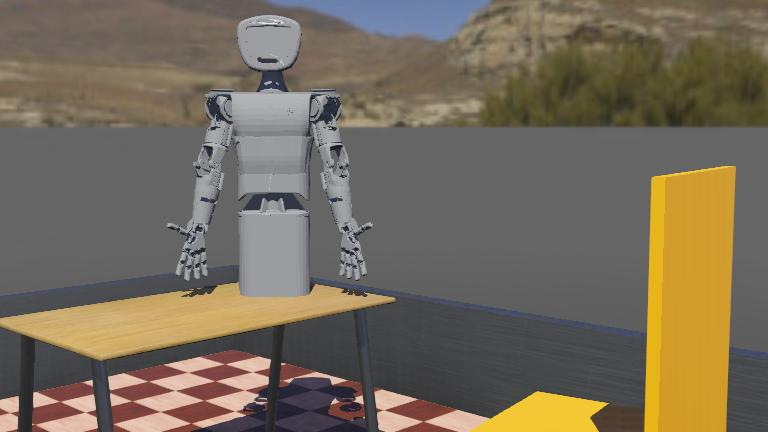
#> input picture pibsim_webots/worlds/.PibSim.jpg, 768 x 432 px
$ python optimize_display_assets.py --expressions-dir ../pibsim_webots/worlds --static-dir ../pibsim_webots/worlds
#> lines starting #> are read from the running program, lines starting #| are printed output that depends on the picture
#!/usr/bin/env python3
"""Resize display assets to a fixed resolution for faster runtime loading."""

from __future__ import annotations

import argparse
import hashlib
import logging
import sys
import time
from pathlib import Path

from PIL import Image

IMAGE_SUFFIXES = {".png", ".jpg", ".jpeg", ".gif"}


def file_hash(path: Path) -> str:
    return hashlib.sha256(path.read_bytes()).hexdigest()


def resize_image(image: Image.Image, width: int, height: int) -> Image.Image:
    if image.size == (width, height):
        return image
    return image.resize((width, height), Image.LANCZOS)


def optimize_static(path: Path, width: int, height: int) -> bytes | None:
#> called with width = 1024, height = 600
    suffix = path.suffix.lower()
    with Image.open(path) as image:
#> image is the input picture: PIL image 768x432 RGB; mean R, G, B 118, 107.6, 91.3
        resized = resize_image(image, width, height)
#> in resize_image, `return image.resize((width, height), Image.LANCZOS)`:
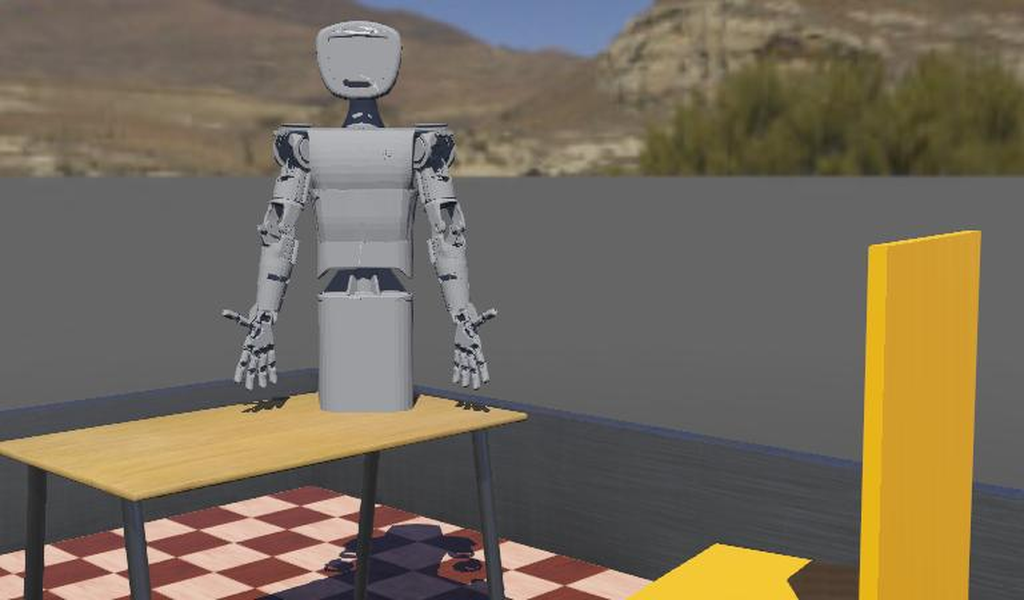
#> returned value: PIL image 1024x600 RGB; mean R, G, B 118, 107.6, 91.3
        if image.size == (width, height) and suffix in (".png", ".jpg", ".jpeg"):
            return None

        buffer = __import__("io").BytesIO()
        if suffix in (".jpg", ".jpeg"):
            rgb = resized.convert("RGB")
            rgb.save(buffer, format="JPEG", quality=90, optimize=True)
        else:
            resized.save(buffer, format="PNG", optimize=True)
        return buffer.getvalue()


def optimize_gif(path: Path, width: int, height: int) -> bytes | None:
    with Image.open(path) as image:
        frames: list[Image.Image] = []
        durations: list[int] = []

        for index in range(image.n_frames):
            image.seek(index)
            frame = image.copy()
            durations.append(int(image.info.get("duration", 80)))
            frames.append(resize_image(frame, width, height))

        if image.size == (width, height) and len(frames) == image.n_frames:
            return None

        buffer = __import__("io").BytesIO()
        frames[0].save(
            buffer,
            format="GIF",
            save_all=True,
            append_images=frames[1:],
            duration=durations,
            loop=image.info.get("loop", 0),
            optimize=True,
        )
        return buffer.getvalue()


def process_file(
    path: Path, width: int, height: int, in_place: bool, output_dir: Path | None
) -> bool:
    start = time.monotonic()
    original_size = path.stat().st_size

    if path.suffix.lower() == ".gif":
        optimized = optimize_gif(path, width, height)
    elif path.suffix.lower() in IMAGE_SUFFIXES:
        optimized = optimize_static(path, width, height)
    else:
        return False

    if optimized is None:
        logging.info("skip %s (already %dx%d)", path.name, width, height)
        return False

    target = (output_dir / path.name) if output_dir else path
    if output_dir:
        target.parent.mkdir(parents=True, exist_ok=True)

    before_hash = file_hash(path)
    target.write_bytes(optimized)
    after_hash = file_hash(target)
    elapsed_ms = (time.monotonic() - start) * 1000

    if in_place and target == path and before_hash == after_hash:
        logging.info("skip %s (unchanged)", path.name)
        return False

    logging.info(
        "optimized %s -> %dx%d (%d -> %d bytes, %.1f ms)",
        path.name,
        width,
        height,
        original_size,
        target.stat().st_size,
        elapsed_ms,
    )
    return True


def iter_images(directory: Path) -> list[Path]:
    if not directory.exists():
        logging.warning("directory missing: %s", directory)
        return []
    return sorted(
        path
        for path in directory.iterdir()
        if path.is_file() and path.suffix.lower() in IMAGE_SUFFIXES
    )


def main() -> int:
    parser = argparse.ArgumentParser(
        description="Optimize display assets to a fixed resolution."
    )
    parser.add_argument("--width", type=int, default=1024)
    parser.add_argument("--height", type=int, default=600)
    parser.add_argument("--expressions-dir", type=Path, required=True)
    parser.add_argument("--static-dir", type=Path, required=True)
    parser.add_argument("--in-place", action="store_true")
    parser.add_argument("--output-dir", type=Path, default=None)
    args = parser.parse_args()

    logging.basicConfig(level=logging.INFO, format="%(message)s")

    if args.in_place and args.output_dir:
        logging.error("Use either --in-place or --output-dir, not both.")
        return 1

    changed = 0
    for directory in (args.expressions_dir, args.static_dir):
        for path in iter_images(directory):
            if process_file(
                path, args.width, args.height, args.in_place, args.output_dir
            ):
                changed += 1

    logging.info("done, updated %d file(s)", changed)
    return 0


if __name__ == "__main__":
    sys.exit(main())
#> (the program exits here)
